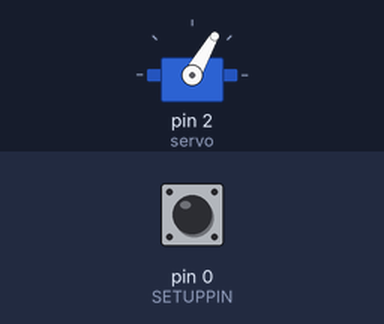
Bench run of a sketch on a simulated Arduino Uno, built with avr-gcc and run on an emulated ATmega328P. Shown: servo. The inputs (shaded band) are chosen by the test bench; at power-on: pin 0 (SETUPPIN) HIGH.

Above: at 1.4 s.
1.5 s: pin 0 (SETUPPIN) pulled LOW for 3.2 s
At 2.3 s:
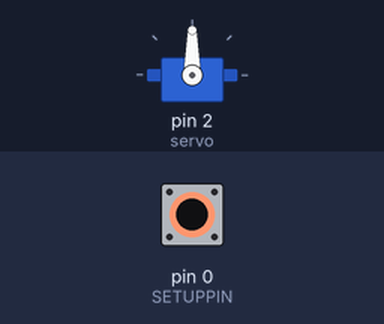
At 5.07 s:
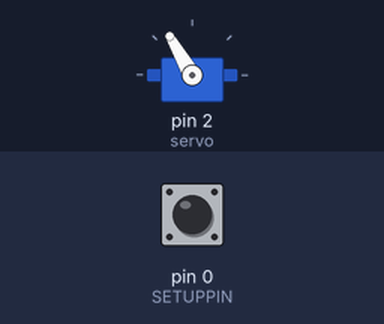
Timing chart, 0 to 12.2 s (numbered marks = the images above; inputs shaded):
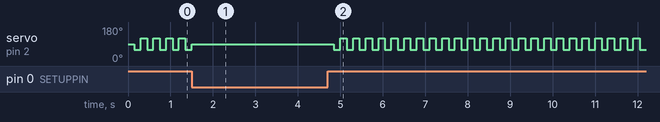

Measured:
- by itself, servo on pin 2 (servo): repeats every 0.30 s: 60° 0.15 s, 120° 0.15 s

The sketch:

arduinoCode.ino
```cpp
#include <Servo.h>


#define TIMEOUT 150
#define ANGLE 30
#define SETUPPIN 0 //pin for set servo in 90deg

Servo servo;

void setup() {
  servo.attach(2);// put your setup code here, to run once:
  pinMode(SETUPPIN, INPUT);   //switch pin
}

void loop() {

  if( digitalRead(SETUPPIN)==LOW)
  {
    servo.write(90);
  }
  else
  {
    delay(TIMEOUT);
    servo.write(90-ANGLE);
    delay(TIMEOUT);
    servo.write(90+ANGLE);

  }


}
```
